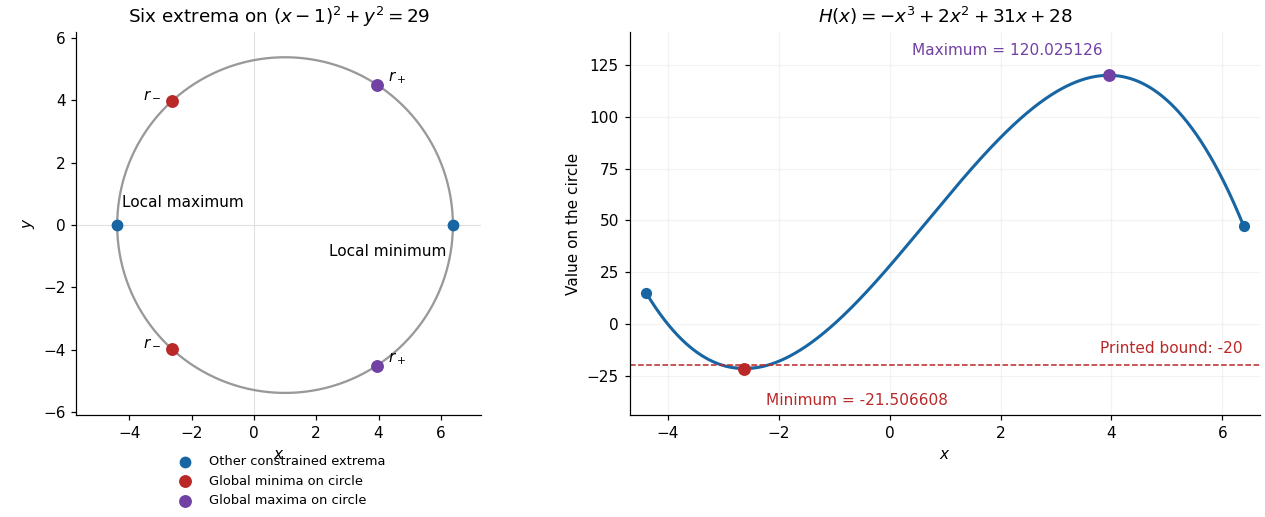

Write the Python code that produced this figure.
"""Original figure for Oxford Prelims Mathematics III (2015), Question 3.

Tested with Python 3.14.4, NumPy 2.3.5 and Matplotlib 3.10.7.
Run from the mirrored _media directory; the only output is a PNG in CWD.
Dependencies are declared in the repository's root pyproject.toml.
"""

from pathlib import Path

import matplotlib

matplotlib.use("Agg")
import matplotlib.pyplot as plt
import numpy as np


def main():
    plt.rcParams.update({"font.size": 10, "axes.spines.top": False,
                         "axes.spines.right": False, "figure.facecolor": "white",
                         "axes.facecolor": "white", "savefig.facecolor": "white"})
    s = np.sqrt(97)
    radius = np.sqrt(29)
    lo, hi = 1 - radius, 1 + radius
    rminus, rplus = (2 - s) / 3, (2 + s) / 3
    hminus, hplus = np.sqrt(163 - 2 * s) / 3, np.sqrt(163 + 2 * s) / 3

    def restricted(x):
        return -x**3 + 2*x**2 + 31*x + 28

    fig, (ax, bx) = plt.subplots(1, 2, figsize=(11.5, 4.7),
                                 gridspec_kw={"width_ratios": [1, 1.15]},
                                 layout="constrained")
    angle = np.linspace(0, 2*np.pi, 600)
    ax.plot(1 + radius*np.cos(angle), radius*np.sin(angle), color="0.6", lw=1.5)
    ax.scatter([lo, hi], [0, 0], color="#1766a3", s=45, zorder=4,
               label="Other constrained extrema")
    ax.scatter([rminus]*2, [-hminus, hminus], color="#ba2828", s=55, zorder=4,
               label="Global minima on circle")
    ax.scatter([rplus]*2, [-hplus, hplus], color="#7141a3", s=55, zorder=4,
               label="Global maxima on circle")
    ax.annotate("Local maximum", (lo, 0), xytext=(3, 12), textcoords="offset points")
    ax.annotate("Local minimum", (hi, 0), xytext=(-4, -20),
                textcoords="offset points", ha="right")
    for y in [-hminus, hminus]:
        ax.annotate(r"$r_-$", (rminus, y), xytext=(-19, 2), textcoords="offset points")
    for y in [-hplus, hplus]:
        ax.annotate(r"$r_+$", (rplus, y), xytext=(7, 2), textcoords="offset points")
    ax.axhline(0, color="0.88", lw=0.7, zorder=0)
    ax.axvline(0, color="0.88", lw=0.7, zorder=0)
    ax.set(xlim=(-5.7, 7.3), ylim=(-6.1, 6.2), xlabel="$x$", ylabel="$y$",
           title=r"Six extrema on $(x-1)^2+y^2=29$")
    ax.set_aspect("equal")
    ax.legend(loc="lower center", bbox_to_anchor=(0.5, -0.27), fontsize=8.5,
              frameon=False)

    xx = np.linspace(lo, hi, 1200)
    yy = restricted(xx)
    bx.plot(xx, yy, color="#1766a3", lw=2)
    bx.scatter([lo, hi], restricted(np.array([lo, hi])), color="#1766a3", s=40)
    bx.scatter([rminus], [restricted(rminus)], color="#ba2828", s=55, zorder=4)
    bx.scatter([rplus], [restricted(rplus)], color="#7141a3", s=55, zorder=4)
    bx.axhline(-20, color="#ba2828", ls="--", lw=1)
    bx.fill_between(xx, yy, -20, where=yy < -20, color="#ba2828", alpha=0.22)
    bx.annotate("Printed bound: -20", (hi, -20), xytext=(-1, 8),
                textcoords="offset points", ha="right", color="#ba2828")
    bx.annotate(f"Minimum = {restricted(rminus):.6f}",
                (rminus, restricted(rminus)), xytext=(14, -24),
                textcoords="offset points", color="#ba2828")
    bx.annotate(f"Maximum = {restricted(rplus):.6f}",
                (rplus, restricted(rplus)), xytext=(-4, 13),
                textcoords="offset points", ha="right", color="#7141a3")
    bx.set(xlim=(lo-0.3, hi+0.3), ylim=(-44, 141), xlabel="$x$",
           ylabel="Value on the circle", title=r"$H(x)=-x^3+2x^2+31x+28$")
    bx.grid(alpha=0.15)
    fig.savefig(Path.cwd() / "mathematics-iii-constrained-extrema.png",
                dpi=110, transparent=False)
    plt.close(fig)


if __name__ == "__main__":
    main()
